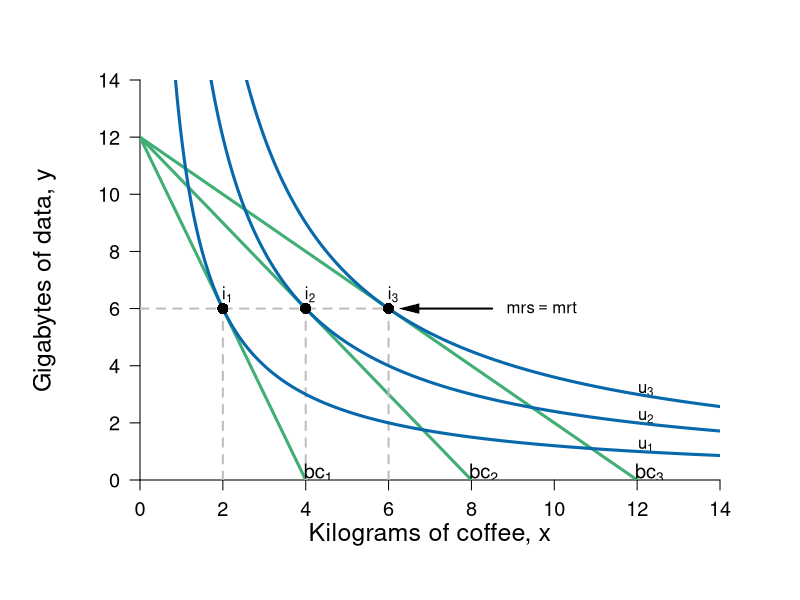

Here is the R script that generated this plot:
library(shape)
pdf(file = "indmarketdemand/demandcd.pdf", width = 8, height = 8)

axislabelsize <- 1.5
labelsize <- 1.2
graphlinewidth <- 3
segmentlinewidth <- 2


COL <- c("#7fc97f", "#beaed4", "#fdc086", "#ffff99", "#386cb0", "#f0027f", "#bf5b17", "#666666")
COLA <- c("#99d8c9","#66c2a4","#41ae76", "#238b45", "#005824")
COLB <- c("#4eb3d3", "#2b8cbe", "#0868ac","#084081")

#Edited the margins to cater for the larger LHS labels
par(mar =  c(6, 7, 4, 4))

uA <- function(x, y, alpha = 0.5) {
  x^(alpha)*y^(1 - alpha)
}

bcA <- function(x, w = 20, p = 2) {
  w - p*x
}


xlims <- c(0, 14)
ylims <- c(0, 14)

npts <- 501 
x <- seq(xlims[1], xlims[2], length.out = npts)
y <- seq(ylims[1], ylims[2], length.out = npts) 
a <- c(sqrt(2)*sqrt(6), 2*sqrt(6), 6)

plot(0, 0, xlim = xlims, ylim = ylims, type = "n",
     xlab = expression(paste("")),
     ylab = expression(paste("")), 
     xaxt = "n", 
     yaxt = "n", 
     cex.lab = axislabelsize, 
     bty = "n",
     xaxs="i", 
     yaxs="i")

ticksy <- seq(from = 0, to = ylims[2], by = 2)
ylabels <- seq(from = 0, to = ylims[2], by = 2)
ticksx <- seq(from = 0, to = xlims[2], by = 2)
xlabels <- seq(from = 0, to = xlims[2], by = 2)
# ticksy <- c(0, 6, 9, 12, ylims[2])
# ylabels <- c(NA, expression(paste(y==m[1]/p[y])), expression(paste(y == m[2]/p[y])), expression(paste(y == m[3]/p[y])), NA)
# ticksx <- c(0, 6, 9, 12, xlims[2])
# xlabels <- c(NA, expression(paste(x == m[1]/p[x])), expression(paste(x == m[2]/p[x])), expression(paste(x == m[3]/p[x])), NA)

axis(1, at = ticksx, pos = 0, labels = xlabels, cex.axis = labelsize)
axis(2, at = ticksy, pos = 0, labels = ylabels, las = 1, cex.axis = labelsize)

npts <- 500 
xx1 <- seq(xlims[1], xlims[2], length.out = npts)

lines(xx1, bcA(xx1, w = 12, p = 1), col = COLA[3], lwd = graphlinewidth)
lines(xx1, bcA(xx1, w = 12, p = 1.5), col = COLA[3], lwd = graphlinewidth)
lines(xx1, bcA(xx1, w = 12, p = 3), col = COLA[3], lwd = graphlinewidth)
#lines(xx1, indiffA1(xx1, uA = 20, rmax = 2.5, xmax = 10), col = COLB[4], lwd = graphlinewidth)


#Label Axes
mtext(expression(paste("Kilograms of coffee, ", x)), side=1, line = 2.5, cex = axislabelsize)
text(-2.3, 0.5*ylims[2], expression(paste("Gigabytes of data, ", y)), xpd = TRUE, cex = axislabelsize, srt = 90) 

segments(0, 6, 6, 6, lty = 2, col = "gray" , lwd = segmentlinewidth)
segments(2, 0, 2, 6, lty = 2, col = "gray" , lwd = segmentlinewidth)
segments(4, 0, 4, 6, lty = 2, col = "gray" , lwd = segmentlinewidth)
segments(6, 0, 6, 6, lty = 2, col = "gray" , lwd = segmentlinewidth)

#Label the budget curve functions for the HG, Aisha
text(4.3, .25, expression(bc[1]), cex = labelsize)
text(8.3, .25, expression(bc[2]), cex = labelsize)
text(12.3, .25, expression(bc[3]), cex = labelsize)

#adding iso-welfare functions:

#Label the iso-welfare functions for the HG, Aisha
text(12.2, 1.2, expression(u[1]))
text(12.2, 2.2, expression(u[2]))
text(12.2, 3.15, expression(u[3]))
#text(6.6, 8.3, expression(u[4]^A))

contour(x, y, 
        outer(x, y, uA),
        drawlabels = FALSE,
        col = COLB[3],
        lwd = graphlinewidth,
        levels = a, 
        xaxs="i", 
        yaxs="i", 
        add = TRUE)


points(2, 6, pch = 16, col = "black", cex = 1.5)
text(2.1, 6.5, expression(i[1]))
points(4, 6, pch = 16, col = "black", cex = 1.5)
text(4.1, 6.5, expression(i[2]))
points(6, 6, pch = 16, col = "black", cex = 1.5)
text(6.1, 6.5, expression(i[3]))

Arrows(8.5, 6, 6.5, 6, col = "black", lty = 1, lwd = 2, arr.type = "triangle", arr.lwd = 0.5)
text(9.7, 6.05, expression(mrs==mrt))


dev.off()
